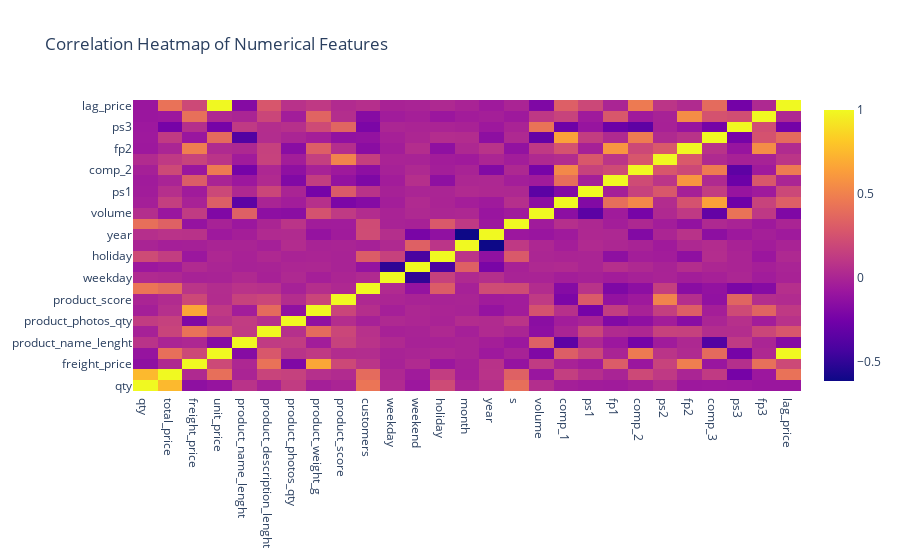

Notebook cell for this chart:
### Code cell
correlation_matrix = data.corr()  # Compute correlation matrix

fig = go.Figure(go.Heatmap(x=correlation_matrix.columns, 
                           y=correlation_matrix.columns, 
                           z=correlation_matrix.values))
fig.update_layout(title='Correlation Heatmap of Numerical Features')
fig.show()

### Figure 1 — Plotly figure (JSON) as saved in the notebook; plotly's stock layout.template omitted (floating-point values rounded to 4 significant figures; data arrays with more than 128 entries replaced by an {"elided": "..."} marker saying what was removed)
{"data": [{"type": "heatmap", "x": ["qty", "total_price", "freight_price", "unit_price", "product_name_lenght", "product_description_lenght", "product_photos_qty", "product_weight_g", "product_score", "customers", "weekday", "weekend", "holiday", "month", "year", "s", "volume", "comp_1", "ps1", "fp1", "comp_2", "ps2", "fp2", "comp_3", "ps3", "fp3", "lag_price"], "y": ["qty", "total_price", "freight_price", "unit_price", "product_name_lenght", "product_description_lenght", "product_photos_qty", "product_weight_g", "product_score", "customers", "weekday", "weekend", "holiday", "month", "year", "s", "volume", "comp_1", "ps1", "fp1", "comp_2", "ps2", "fp2", "comp_3", "ps3", "fp3", "lag_price"], "z": {"elided": "27x27 float values"}}], "layout": {"title": {"text": "Correlation Heatmap of Numerical Features"}}}
